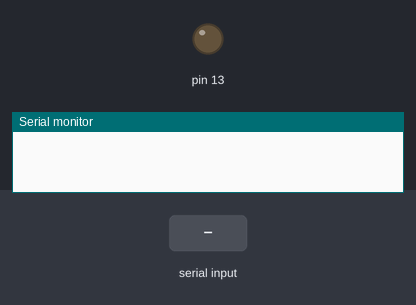
Simulated run of this sketch. Board: Arduino Uno, built with avr-gcc and run on an emulated ATmega328P. On the bench: output pins drawn as LEDs (lit = HIGH), the last lines printed to the serial monitor. The inputs (shaded band) are chosen by the test bench.

Above: at 1.2 s.
1.3 s: "a" received over Serial
At 2.1 s:
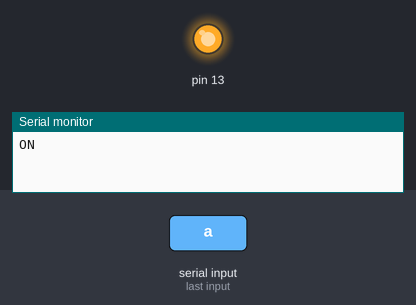
2.8 s: "1" received over Serial
At 3.2 s:
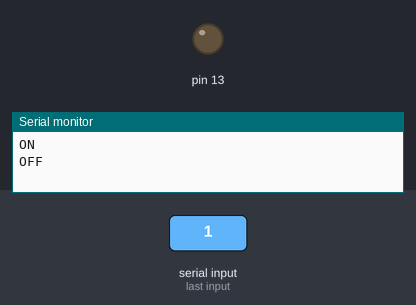
Timing chart, 0 to 5.8 s (numbered marks = the images above; inputs shaded):
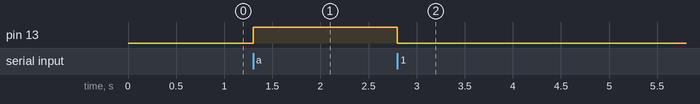

The sketch:

serial-send-try-one-one.ino
```cpp
char entry;
void setup() {
  Serial.begin(9600);
  pinMode(13,OUTPUT);
}

void loop() {
  if (Serial.available()>0){
    entry = Serial.read();
    if(entry == 'a'){
      digitalWrite(13, HIGH);
      Serial.println("ON");
    }
    else{
      digitalWrite(13, LOW);
      Serial.println("OFF");
    }
  }
}
```

Measured:
- after the input at 1.3 s, pin 13: LOW → HIGH at once
- after the input at 2.8 s, pin 13: HIGH → LOW at once
